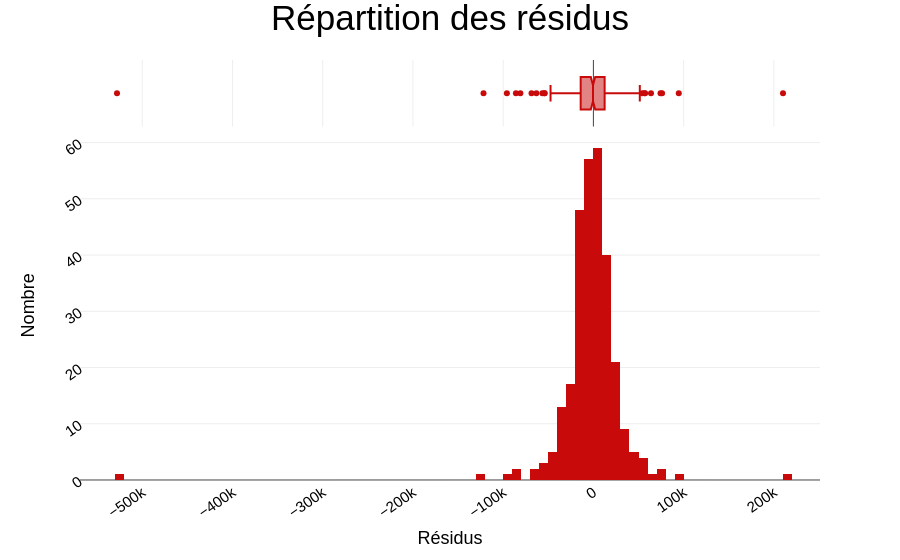

The cell this chart's notebook holds for it:
### Markdown cell above
### Forme des résidus

### Code cell
df_test_stack["residus"] = (
    df_test_stack["SalePrice"] - df_test_stack["SalePrice_pred_stack"]
)
residuals_density(df_test_stack, "residus")

### Figure 1 — Plotly figure (JSON) as saved in the notebook; plotly's stock layout.template omitted (floating-point values rounded to 4 significant figures; data arrays with more than 128 entries replaced by an {"elided": "..."} marker saying what was removed)
{"data": [{"alignmentgroup": "True", "bingroup": "x", "hovertemplate": "residus=%{x}<br>count=%{y}<extra></extra>", "legendgroup": "", "marker": {"color": "rgb(200, 10, 10)", "pattern": {"shape": ""}}, "name": "", "offsetgroup": "", "orientation": "v", "showlegend": false, "type": "histogram", "x": {"elided": "293 float values"}, "xaxis": "x", "yaxis": "y"}, {"alignmentgroup": "True", "hovertemplate": "residus=%{x}<extra></extra>", "legendgroup": "", "marker": {"color": "rgb(200, 10, 10)"}, "name": "", "notched": true, "offsetgroup": "", "showlegend": false, "type": "box", "x": {"elided": "293 float values"}, "xaxis": "x2", "yaxis": "y2"}], "layout": {"barmode": "relative", "legend": {"tracegroupgap": 0}, "margin": {"t": 60}, "showlegend": false, "title": {"text": "Répartition des résidus"}, "xaxis": {"anchor": "y", "domain": [0, 1], "title": {"text": "Résidus"}}, "xaxis2": {"anchor": "y2", "domain": [0, 1], "matches": "x", "showgrid": true, "showticklabels": false}, "yaxis": {"anchor": "x", "domain": [0, 0.8316], "title": {"text": "Nombre"}}, "yaxis2": {"anchor": "x2", "domain": [0.8416, 1], "matches": "y2", "showgrid": false, "showline": false, "showticklabels": false, "ticks": ""}}}
